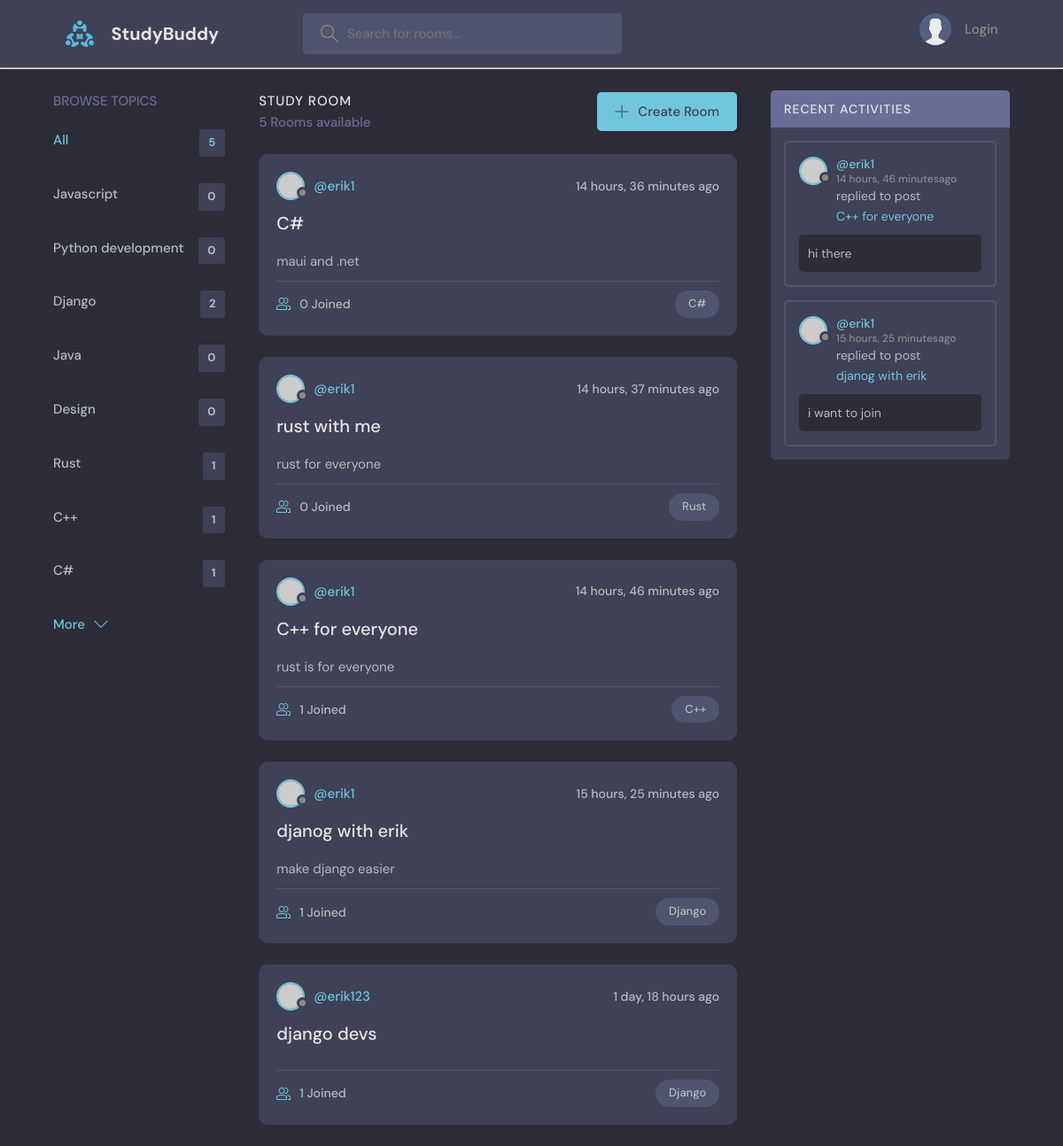
The page / on the database its author committed.
### base/models.py (models this page shows, shortened)
class Topic(models.Model):
    name = models.CharField(max_length=200)
    def __str__(self):
        return self.name

class Room(models.Model):
    host = models.ForeignKey(User,on_delete=models.SET_NULL,null=True)
    topic = models.ForeignKey(Topic,on_delete=models.SET_NULL,null=True)
    name = models.CharField(max_length=200)
    description = models.CharField(max_length=500,null=True)
    participants = models.ManyToManyField(
        User, related_name='participants', blank=True)
    updated = models.DateTimeField(auto_now=True)
    created = models.DateTimeField(auto_now_add=True)
    class Meta :
        ordering = ['-updated','-created']

class Message(models.Model):
    user = models.ForeignKey(User,on_delete=models.CASCADE)
    room = models.ForeignKey(Room,on_delete=models.CASCADE)
    body = models.TextField()
    updated = models.DateTimeField(auto_now=True)
    created = models.DateTimeField(auto_now_add=True)
    class Meta :
        ordering = ['-created']

### base/views.py (the view)
# urls.py: path('',views.home,name='home') ,
def home(request):
     q = request.GET.get('q')
     activity_messages=Message.objects.all()
     if q is not None:
          rooms = Room.objects.filter(
               Q(topic__name__icontains=q)|
               Q(name__icontains=q)
               )
          activity_messages = Message.objects.filter(
          Q(room__topic__name__icontains=q)
          )
     else : rooms = Room.objects.all()
     topic = Topic.objects.all()
     room_count = rooms.count()
     return render(request,'base/home.html',{'rooms' : rooms,'topics':topic,'room_count':room_count,'activity_messages':activity_messages})

### base/templates/base/home.html (shortened to what this page needs)
{% extends 'main.html' %}
 {% block content %}
    <main class="layout layout--3">
      <div class="container">
        {% include 'base/topics_comp.html' %}
        <div class="roomList">
          <div class="roomList__header">
            <div>
              <h2>Study Room</h2>
              <p>{{room_count}} Rooms available</p>
            </div>
            <a class="btn btn--main" href="{% url 'create-room' %}">
              <svg version="1.1" xmlns="http://www.w3.org/2000/svg" width="32" height="32" viewBox="0 0 32 32">
                <title>add</title>
                <path
                  d="M16.943 0.943h-1.885v14.115h-14.115v1.885h14.115v14.115h1.885v-14.115h14.115v-1.885h-14.115v-14.115z"
                ></path>
              </svg>
              Create Room
            </a>
          </div>
          {% include 'base/feed_comp.html' %}
        </div>
        {% include 'base/activity_comp.html' %}
      </div>
    </main>
 {% endblock content %}

### base/templates/base/topics_comp.html
{% load static %}
<div class="topics">
    <div class="topics__header">
      <h2>Browse Topics</h2>
    </div>
    <ul class="topics__list">
      <li>
        <a href="{% url 'home' %}" class="active">All <span>{{rooms.count}}</span></a>
      </li>
    {% for topic in topics %}
    <li>
    <a href="{% url 'home' %}?q={{topic.name}}">{{topic.name}}<span>{{topic.room_set.count}}</span></a>
    </li>
{% endfor %}
    </ul>
    <a class="btn btn--link" href="topics.html">
      More
      <svg version="1.1" xmlns="http://www.w3.org/2000/svg" width="32" height="32" viewBox="0 0 32 32">
        <title>chevron-down</title>
        <path d="M16 21l-13-13h-3l16 16 16-16h-3l-13 13z"></path>
      </svg>
    </a>
  </div>

### base/templates/base/feed_comp.html (shortened to what this page needs)
{% block content %}
{% for room in rooms %}
<div class="roomListRoom">
    <div class="roomListRoom__header">
        <a href="{% url 'user-profile' room.host.id %}" class="roomListRoom__author">
            <div class="avatar avatar--small">
                <img src="https://randomuser.me/api/portraits/women/11.jpg" />
            </div>
            <span>@{{room.host.username}}</span>
        </a>
        <div class="roomListRoom__actions">
            <span>{{room.created|timesince}} ago</span>
        </div>
    </div>
    <div class="roomListRoom__content">
        <a href="{% url 'room' room.id %}">{{room.name}}</a>
        <p>
            {% if room.description is not None %}
            {{room.description}}
            {% endif %}
        </p>
    </div>
    <div class="roomListRoom__meta">
        <a href="{% url 'room' room.id %}" class="roomListRoom__joined">
            {{room.participants.all.count}} Joined
        </a>
        <p class="roomListRoom__topic">{{room.topic}}</p>
    </div>
</div>
{%endfor%}
{% endblock content %}

### base/templates/base/activity_comp.html (shortened to what this page needs)
{%block content%}
<div class="activities">
    <div class="activities__header">
      <h2>Recent Activities</h2>
    </div>
    {% for activity in activity_messages%}
    <div class="activities__box">
      <div class="activities__boxHeader roomListRoom__header">
        <a href="{% url 'user-profile' activity.user.id %}" class="roomListRoom__author">
          <div class="avatar avatar--small">
            <img src="https://randomuser.me/api/portraits/women/11.jpg" />
          </div>
          <p>
            @{{activity.user.username}}
            <span>{{activity.created|timesince}}ago</span>
          </p>
        </a>
      </div>
      <div class="activities__boxContent">
        <p>replied to post <a href="{% url 'room' activity.room.id %}">{{activity.room.name}}</a></p>
        <div class="activities__boxRoomContent">
         {{activity.body}}
        </div>
      </div>
    </div>
    {% endfor %}
  </div>
{%endblock content%}

### rows shown on the page
Topic: name "Javascript", room_set.count "0"
Topic: name "Python development", room_set.count "0"
Topic: name "Django", room_set.count "2"
Topic: name "Java", room_set.count "0"
Topic: name "Design", room_set.count "0"
Topic: name "Rust", room_set.count "1"
Topic: name "C++", room_set.count "1"
Topic: name "C#", room_set.count "1"
Room: host.username "erik1", created "14 hours, 36 minutes", name "C#", description "maui and .net", participants.all.count "0", topic "C#"
Room: host.username "erik1", created "14 hours, 37 minutes", name "rust with me", description "rust for everyone", participants.all.count "0", topic "Rust"
Room: host.username "erik1", created "14 hours, 46 minutes", name "C++ for everyone", description "rust is for everyone", participants.all.count "1", topic "C++"
Room: host.username "erik1", created "15 hours, 25 minutes", name "djanog with erik", description "make django easier", participants.all.count "1", topic "Django"
Room: host.username "erik123", created "1 day, 18 hours", name "django devs", participants.all.count "1", topic "Django"
Message: user.username "erik1", created "14 hours, 46 minutes", room.name "C++ for everyone", body "hi there"
Message: user.username "erik1", created "15 hours, 25 minutes", room.name "djanog with erik", body "i want to join"

### other values the page prints
{{ rooms.count }} "5"
{{ room_count }} "5"
